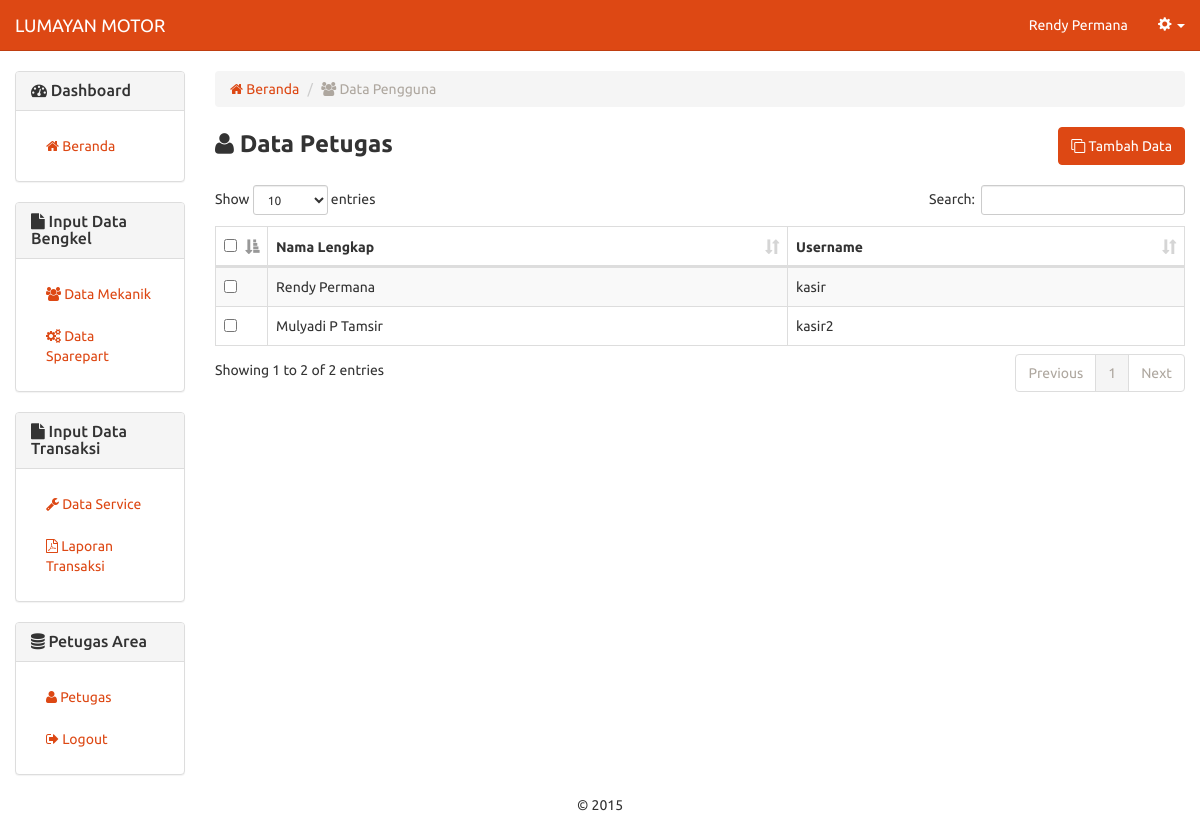
The page /user.php (signed in) on the database its author committed.
### tables this page shows
CREATE TABLE IF NOT EXISTS `213_pengguna` (
  `id_pengguna` int(5) NOT NULL,
  `nama_pengguna` varchar(50) DEFAULT NULL,
  `username` varchar(50) DEFAULT NULL,
  `password` varchar(50) DEFAULT NULL
);

### includes/user.inc.php (called while the page is built, shortened)
<?php
class User{
	private $conn;
	private $table_name = "213_pengguna";
	public function __construct($db){
		$this->conn = $db;
	}
	function readAll(){
		$query = "SELECT * FROM ".$this->table_name." ORDER BY id_pengguna ASC";
		$stmt = $this->conn->prepare( $query );
		$stmt->execute();
		return $stmt;
	}
	function countAll(){
		$query = "SELECT * FROM ".$this->table_name." ORDER BY id_pengguna ASC";
		$stmt = $this->conn->prepare( $query );
		$stmt->execute();
		return $stmt->rowCount();
	}
}
?>

### user.php (the view, shortened to what this page needs)
<?php
include "header.php";
include_once 'includes/user.inc.php';
$pro = new User($db);
$stmt = $pro->readAll();
            ?>
<div class="row">
	<div class="col-xs-12 col-sm-12 col-md-2">
		  	<?php
			include_once 'sidebar.php';
			?>
	</div>
	<div class="col-xs-12 col-sm-12 col-md-10">
	<ol class="breadcrumb">
	  <li><a href="index.php"><span class="fa fa-home"></span> Beranda</a></li>
	  <li class="active"><span class="fa fa-users"></span> Data Pengguna</li>
	</ol>
<form method="post">
    <div class="row">
        <div class="col-md-6 text-left">
            <strong style="font-size:18pt;"><span class="fa fa-user"></span> Data Petugas</strong>
        </div>
        <div class="col-md-6 text-right">
            <button type="button" onclick="location.href='user-baru.php'" class="btn btn-primary"><span class="fa fa-clone"></span> Tambah Data</button>
        </div>
    </div>
    <br/>
    <table width="100%" class="table table-striped table-bordered" id="tabeldata">
        <thead>
            <tr>
                <th width="10px"><input type="checkbox" name="select-all" id="select-all" /></th>
                <th>Nama Lengkap</th>
                <th>Username</th>
            </tr>
        </thead>
        <tbody>
    <?php
    while ($row = $stmt->fetch(PDO::FETCH_ASSOC)){
    ?>
            <tr>
                <td style="vertical-align:middle;"><input type="checkbox" value="<?php echo $row['id_pengguna'] ?>" name="checkbox[]" /></td>
    	    <td style="vertical-align:middle;"><?php echo $row['nama_pengguna'] ?></td>
    	    <td style="vertical-align:middle;"><?php echo $row['username'] ?></td>
            </tr>
    <?php
    }
    ?>
        </tbody>
    </table>
    </form>
</div>
</div>
<?php include "footer.php"; ?>

### rows shown on the page
213_pengguna: nama_pengguna "Rendy Permana", username "kasir"
213_pengguna: nama_pengguna "Mulyadi P Tamsir", username "kasir2"

### other values the page prints
$_SESSION['nama_pengguna'] "Rendy Permana"
